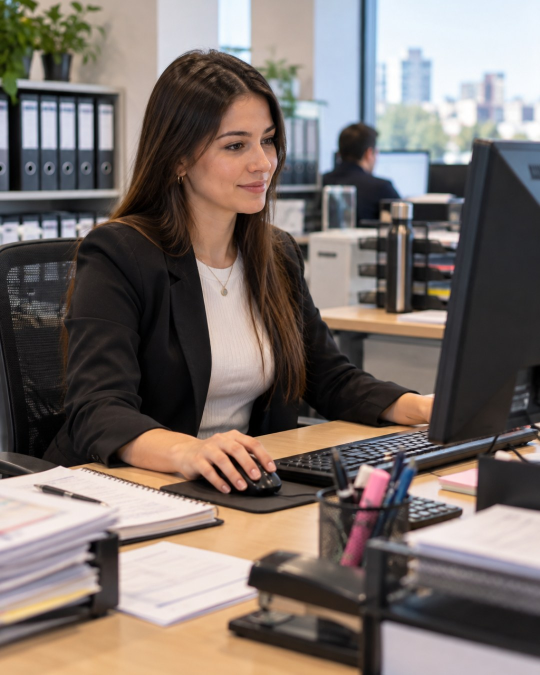
#> input picture assets/fondos/administrativo.jpg, 1080 x 1350 px (shown at 1/2 size); its folder holds only this picture in this run
$ python -i tarjeta.py   (imports and definitions only)
#> lines starting #> are read from the running program, lines starting #| are printed output that depends on the picture
"""Genera la tarjeta (1080x1350) con el estilo de la cuenta."""
from pathlib import Path

from extraccion import formato_local

from PIL import Image, ImageDraw, ImageFilter, ImageFont

ANCHO, ALTO = 1080, 1350
MARGEN = 70
FUENTES = Path(__file__).parent / "assets" / "fonts"
LOGOS = Path(__file__).parent / "assets"


def fuente(nombre, tam):
    return ImageFont.truetype(str(FUENTES / nombre), tam)


def ancho_texto(draw, texto, f):
    x0, _, x1, _ = draw.textbbox((0, 0), texto, font=f)
    return x1 - x0


# [58 lines left out: functions partir_lineas, ajustar_titulo, pastilla, dibujar_logo, icono_ubicacion, not called in this run]


# ---------------------------------------------------------------- piezas de diseño
# Los elementos redondos se dibujan 4 veces más grandes y se achican: bordes suaves.
SS = 4
DEGRADE_CENTRO, DEGRADE_BORDE = (252, 193, 8), (247, 132, 2)   # el mismo naranja de los logos
COLORES_IG = [(254, 218, 117), (250, 126, 30), (214, 41, 118), (150, 47, 191), (79, 91, 213)]
AZUL_VERIFICADO = (0, 149, 246)
VERDE_WHATSAPP = (37, 211, 102)


# [121 lines left out: functions fondo_degradado, degradado_lineal, avatar, insignia_verificado, icono_contacto, sombra, not called in this run]


# ---------------------------------------------------------------- tarjeta

def fondo_con_foto(ruta_foto):
    """Foto a pantalla completa con capas oscuras arriba y abajo para que el texto se lea."""
#> called with ruta_foto = 'assets/fondos/administrativo.jpg'
    foto = Image.open(ruta_foto).convert("RGB")
#> foto is the input picture: PIL image 1080x1350 RGB; mean R, G, B 121.9, 111.5, 106.5
    escala = max(ANCHO / foto.width, ALTO / foto.height)
#> escala = 1
    foto = foto.resize((round(foto.width * escala), round(foto.height * escala)), Image.LANCZOS)
    x, y = (foto.width - ANCHO) // 2, (foto.height - ALTO) // 2
#> x = 0; y = 0
    img = foto.crop((x, y, x + ANCHO, y + ALTO)).convert("RGBA")
    capa = Image.new("RGBA", (1, ALTO))
    for yy in range(ALTO):
        t = yy / ALTO
        if t < 0.35:      # arriba: encabezado legible
            a = 200 - (200 - 95) * (t / 0.35)
        elif t < 0.62:    # centro: se ve la foto
            a = 95
        else:             # abajo: contacto y pie
            a = 95 + (225 - 95) * ((t - 0.62) / 0.38)
        capa.putpixel((0, yy), (10, 8, 4, int(a)))
    img.alpha_composite(capa.resize((ANCHO, ALTO)))
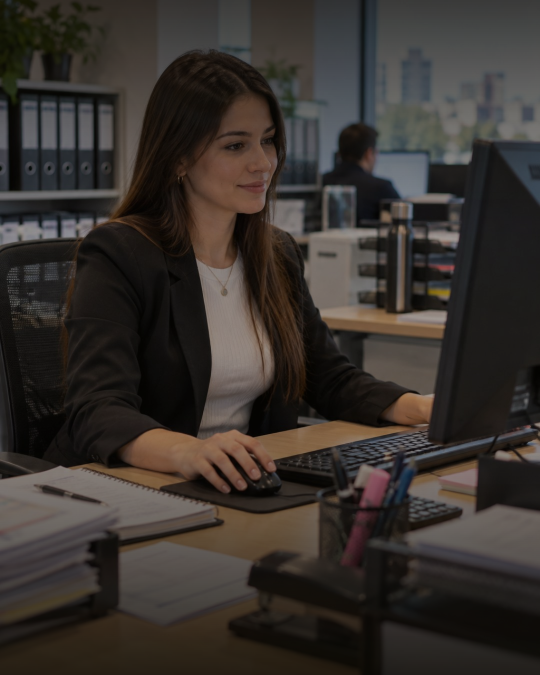
#> img: PIL image 1080x1350 RGBA (shown at 1/2 size); mean R, G, B, A 55.8, 50.1, 45.8, 255
    # filete naranja de marca arriba
    ImageDraw.Draw(img).rectangle((0, 0, ANCHO, 10), fill=DEGRADE_CENTRO)
    return img


# [211 lines left out: functions generar_tarjeta, generar_vertical, icono_tilde, icono_mensaje, generar_promo, not called in this run]

>>> result = fondo_con_foto('assets/fondos/administrativo.jpg')

$ run again, on assets/fondos/albanil.jpg
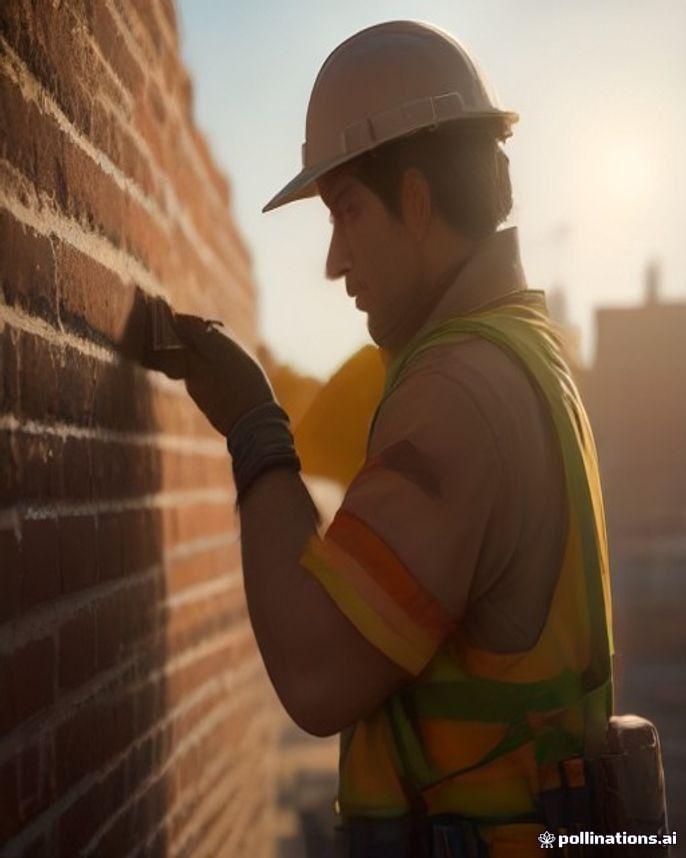
#> input picture assets/fondos/albanil.jpg, 686 x 858 px
#> in fondo_con_foto, foto is the input picture: PIL image 686x858 RGB; mean R, G, B 116.3, 91.6, 71.7
#> foto: PIL image 1080x1351 RGB
#> in fondo_con_foto, `img.alpha_composite(capa.resize((ANCHO, ALTO)))`:
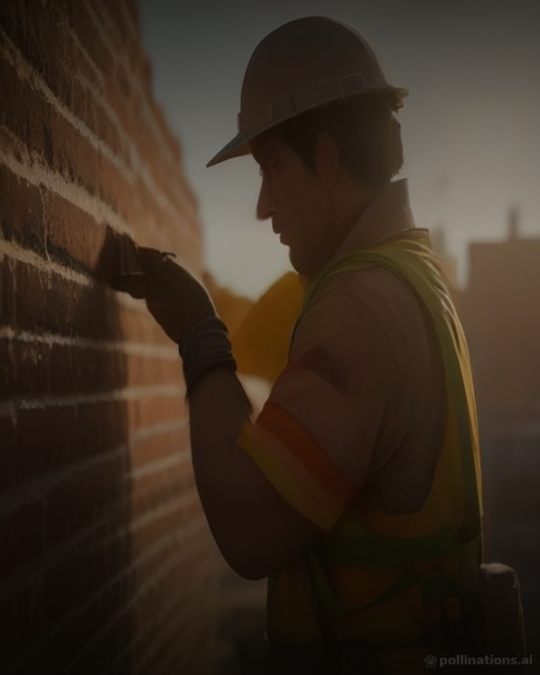
#> img: PIL image 1080x1350 RGBA (shown at 1/2 size); mean R, G, B, A 59.4, 46.2, 34.1, 255

$ run again, on assets/fondos/animador.jpg
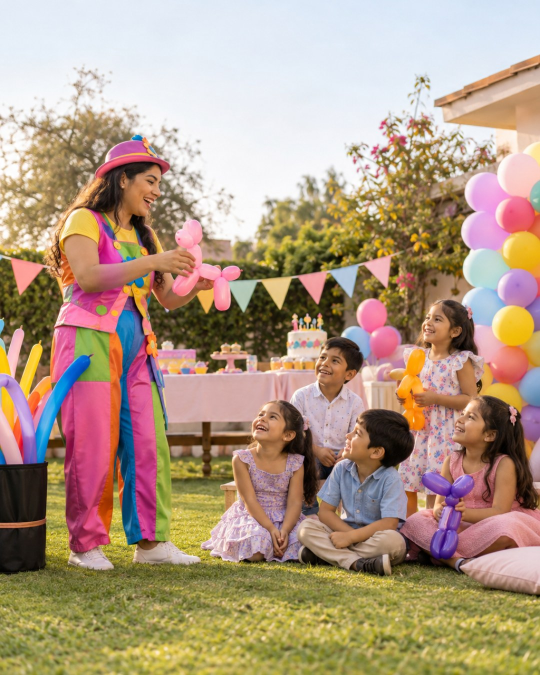
#> input picture assets/fondos/animador.jpg, 1080 x 1350 px (shown at 1/2 size)
#> in fondo_con_foto, foto is the input picture: PIL image 1080x1350 RGB; mean R, G, B 176.1, 153.1, 131.1
#> in fondo_con_foto, `img.alpha_composite(capa.resize((ANCHO, ALTO)))`:
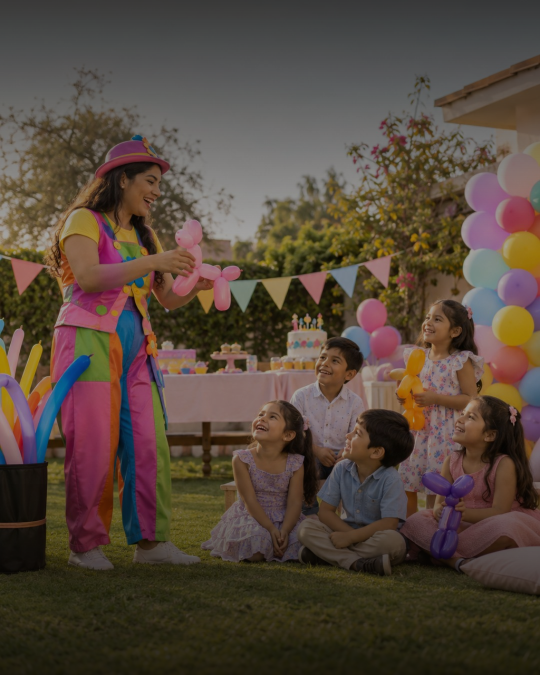
#> img: PIL image 1080x1350 RGBA (shown at 1/2 size); mean R, G, B, A 85, 71.2, 60, 255

$ run again, on assets/fondos/barista.jpg
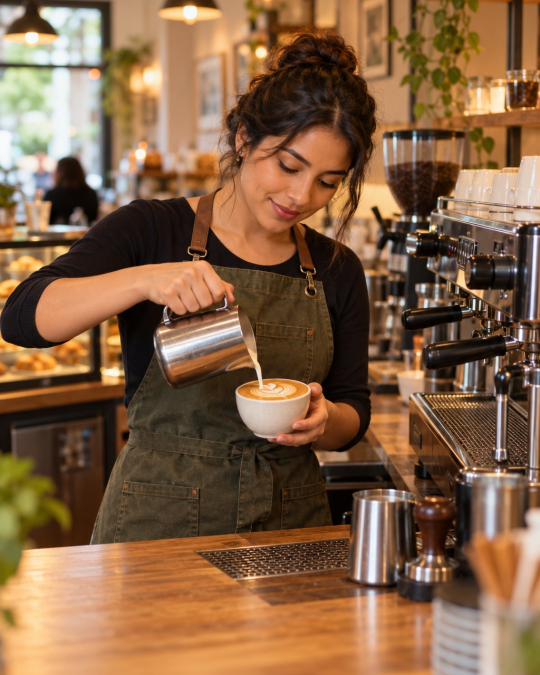
#> input picture assets/fondos/barista.jpg, 1080 x 1350 px (shown at 1/2 size)
#> in fondo_con_foto, foto is the input picture: PIL image 1080x1350 RGB; mean R, G, B 133.3, 98.7, 69.3
#> in fondo_con_foto, `img.alpha_composite(capa.resize((ANCHO, ALTO)))`:
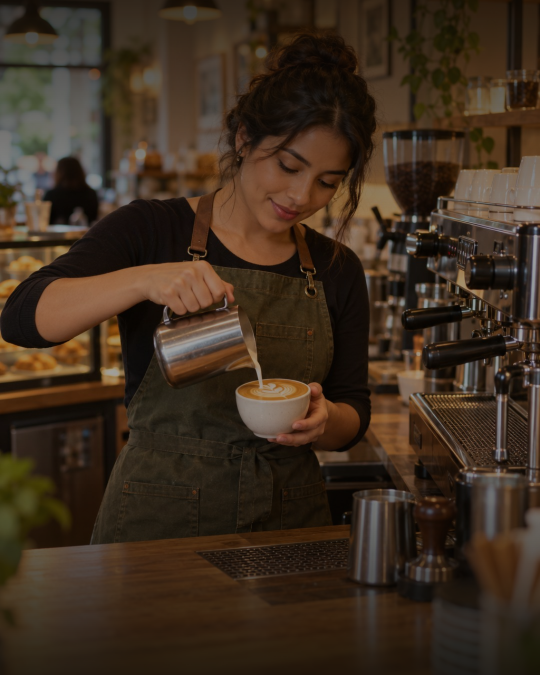
#> img: PIL image 1080x1350 RGBA (shown at 1/2 size); mean R, G, B, A 62, 46.1, 31.6, 255
